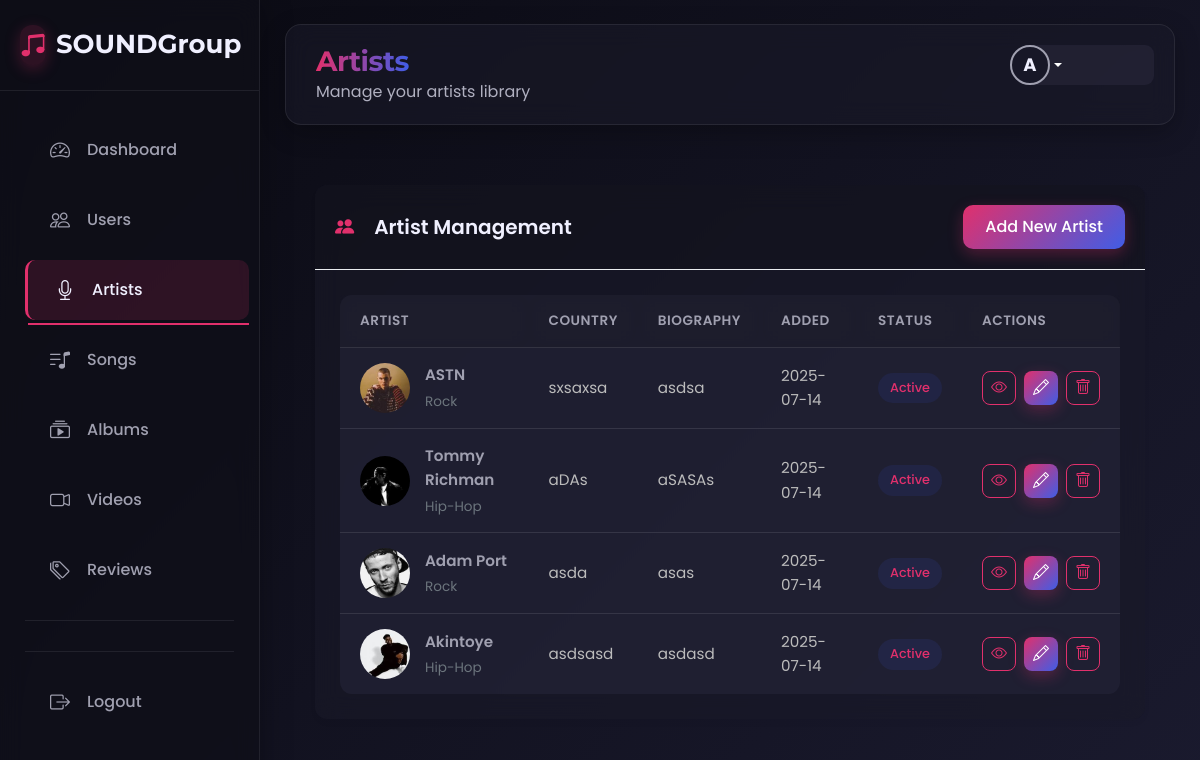
The page /admin/artists.php (signed in) on the database its author committed.
### tables this page shows
CREATE TABLE `artists` (
  `id` int(11) NOT NULL,
  `name` varchar(255) NOT NULL,
  `country` varchar(100) NOT NULL,
  `genres` varchar(255) NOT NULL,
  `biography` text DEFAULT NULL,
  `image` varchar(255) DEFAULT NULL,
  `date_added` timestamp NOT NULL DEFAULT current_timestamp(),
  `status` varchar(10) DEFAULT 'active',
  `language` varchar(50) DEFAULT NULL
);

### admin/artists.php (the view, shortened to what this page needs)
    <?php
    include 'connection.php';
    $sql = "SELECT * FROM artists";
    $result = mysqli_query($con, $sql);
    ?>
    <!DOCTYPE html>
    <html lang="en">
    <head>
        <link href="https://cdn.jsdelivr.net/npm/select2@4.1.0-rc.0/dist/css/select2.min.css" rel="stylesheet" />
        <?php
        include 'head-css.php';
        ?>
    </head>
    <body>
    <?php
  include 'admin-header.php'
  ?>
        <div id="wrapper">
            <?php
            include 'sidebar.php';
            ?>
            <div id="content">
                <div class="topbar mt-4">
                    <div>
                        <h2 class="page-title">Artists</h2>
                        <p class="text-muted mb-0">Manage your artists library</p>
                    </div>
                    <div class="user-menu admin-usermenu" onclick='toggledropdown()'>
    <div class="dropdown">
        <a href="#" class="d-flex align-items-center text-white text-decoration-none dropdown-toggle" id="userDropdown" data-bs-toggle="dropdown" aria-expanded="false">
        <div class="user-avatar <?php echo 'guest'; ?>">
            <?php
                echo 'A';
            ?>
        </div>
        </a>
    </div>
    </div>
                </div>
                <div class="page-section active" id="artists">
                    <div class="card">
                        <div class="card-header">
                            <h5><i class="bi bi-people-fill"></i> Artist Management</h5>
                            <div class="d-flex">
                                <button class="btn btn-primary" data-bs-toggle="modal" data-bs-target="#addArtistModal">Add New Artist</button>
                            </div>
                        </div>
                        <div class="card-body">
                            <div class="table-container">
                                <table class="table">
                                    <thead>
                                        <tr>
                                            <th>Artist</th>
                                            <th>Country</th>
                                            <th>Biography</th>
                                            <th>Added</th>
                                            <th>Status</th>
                                            <th>Actions</th>
                                        </tr>
                                    </thead>
                                    <tbody>
                                        <?php
                                            if (mysqli_num_rows($result) > 0) {
                                                while ($row = mysqli_fetch_assoc($result)) {
                                                    echo '<tr>
                                                        <td>
                                                            <div class="artist-info">
                                                                <img src="uploads/artists/' . htmlspecialchars($row['image']) . '"
                                                                    alt="' . htmlspecialchars($row['name']) . '"
                                                                    class="artist-thumb">
                                                                <div class="artist-details">
                                                                    <div class="artist-name">' . htmlspecialchars($row['name']) . '</div>
                                                                    <div class="artist-meta">
                                                                        <span>' . htmlspecialchars($row['genres']) . '</span>
                                                                    </div>
                                                                </div>
                                                            </div>
                                                        </td>
                                                        <td>' . htmlspecialchars($row['country']) . '</td>
                                                        <td>' . htmlspecialchars($row['biography']) . '</td>
                                                        <td>' . substr(htmlspecialchars($row['date_added']), 0, 10) . '</td>
                                                        <td><span class="status-badge status-' . strtolower($row['status']) . '">' . ucfirst($row['status']) . '</span></td>
                                                        <td>
                                                            <div class="action-buttons">
                                                                <button class="btn btn-outline view-artist" title="View">
                                                                    <i class="bi bi-eye"></i>
                                                                </button>
                                                                <button class="btn btn-primary edit-artist" title="Edit" data-id="'.$row['id'].'">
    <i class="bi bi-pencil"></i>
</button>
                                                                <a href="crud/delete-artist.php?id=' . $row['id'] . '" onclick="return confirm(\'Are you sure you want to delete this artist?\')">
                                                                    <button class="btn btn-outline" title="Delete">
                                                                        <i class="bi bi-trash"></i>
                                                                    </button>
                                                                </a>
                                                            </div>
                                                        </td>
                                                    </tr>';
                                                }
                                            } else {
                                                echo "<tr><td colspan='7'>No artists found.</td></tr>";
                                            }
                                            ?>
                                    </tbody>
                                </table>
                            </div>
                        </div>
                    </div>
                </div>
            </div>
        </div>
        <?php
        include 'js-scripts.php';
        ?>
    </body>
    </html>

### admin/artists.php (style rules this page uses)
#wrapper { display: flex; min-height: 100vh; }
#content { flex: 1; margin-left: var(--sidebar-width); padding-top: var(--topbar-height); min-height: 100vh; }
.page-section { padding: 30px; display: none; }
.page-section.active { display: block; animation: fadeIn 0.5s ease; }
.card { border: none; border-radius: 12px; box-shadow: 0 4px 6px rgba(0, 0, 0, 0.03); margin-bottom: 24px; transition: transform 0.3s; }
.card-header { border-bottom: 1px solid #e9ecef; padding: 20px; border-radius: 12px 12px 0 0 !important; display: flex; align-items: center; justify-content: space-between; }
.card-header h5 { margin-bottom: 0; font-weight: 600; display: flex; align-items: center; }
.card-header h5 i { margin-right: 10px; font-size: 1.2rem; }
.card-body { padding: 25px; }
.table-container { overflow-x: auto; }
.table { margin-bottom: 0; border-collapse: separate; border-spacing: 0; width: 100%; }
.table thead { position: sticky; top: 0; z-index: 10; }
.table thead th { background: rgba(30, 30, 46, 0.9); color: var(--light); font-weight: 600; border-top: none; border-bottom: 1px solid rgba(255, 255, 255, 0.1); padding: 15px 20px; font-size: 0.85rem; text-transform: uppercase; letter-spacing: 0.5px; }
.table tbody td { padding: 15px 20px; vertical-align: middle; border-bottom: 1px solid rgba(255, 255, 255, 0.1); font-size: 0.95rem; background: rgba(40, 40, 60, 0.5); color: #bcbcbc !important; }
.table tbody tr { transition: all 0.2s ease; }
.table tbody tr:last-child td { border-bottom: none; }
.artist-info { display: flex; align-items: center; gap: 15px; }
.artist-thumb { width: 50px; height: 50px; border-radius: 50%; object-fit: cover; flex-shrink: 0; }
.artist-details { flex: 1; }
.artist-name { font-weight: 600; margin-bottom: 3px; color: var(--light); }
.artist-meta { font-size: 0.85rem; color: #6c757d; display: flex; align-items: center; gap: 8px; }
.status-badge { padding: 5px 12px; border-radius: 20px; font-size: 0.8rem; font-weight: 500; display: inline-block; }
.status-active { background: rgba(64, 93, 230, 0.1); color: var(--primary); }
.action-buttons { display: flex; gap: 8px; }
.action-buttons .btn { width: 34px; height: 34px; display: flex; align-items: center; justify-content: center; padding: 0; border-radius: 8px; }

### rows shown on the page
artists: image (picture), name "ASTN", genres "Rock", country "sxsaxsa", biography "asdsa", date_added "2025-07-14", status "Active"
artists: image (picture), name "Tommy Richman", genres "Hip-Hop", country "aDAs", biography "aSASAs", date_added "2025-07-14", status "Active"
artists: image (picture), name "Adam Port", genres "Rock", country "asda", biography "asas", date_added "2025-07-14", status "Active"
artists: image (picture), name "Akintoye", genres "Hip-Hop", country "asdsasd", biography "asdasd", date_added "2025-07-14", status "Active"
